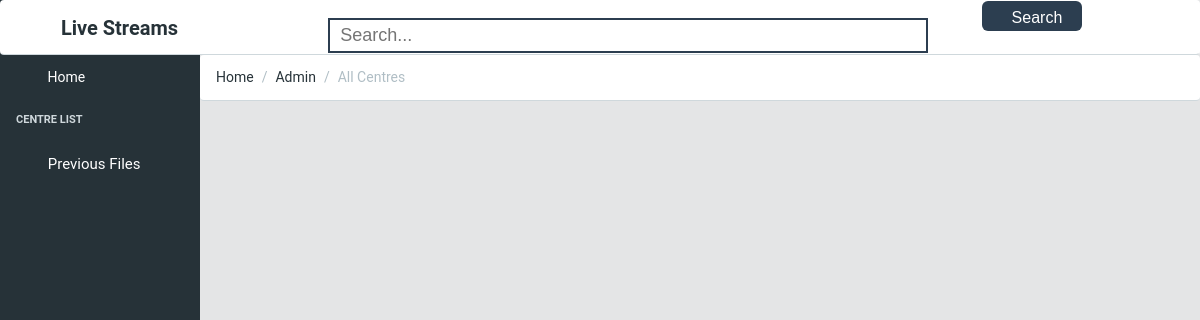
Page /viewHome.php on the earlier database version.
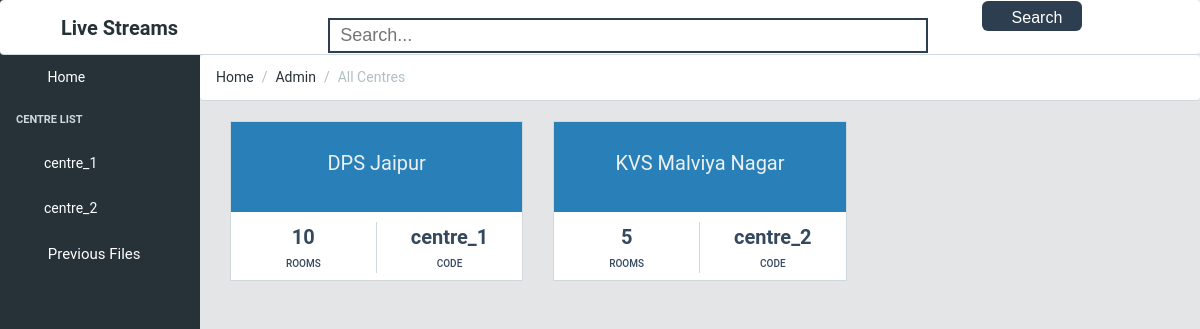
Same page on the later database version.
### tables this page shows
CREATE TABLE `centres` (
  `username` varchar(255) NOT NULL,
  `password` varchar(255) NOT NULL,
  `name` varchar(255) NOT NULL,
  `phone` bigint(20) NOT NULL,
  `rooms` int(11) NOT NULL,
  `address` text NOT NULL
);

### viewHome.php (the view, shortened to what the changed rows need)
<?php
	include('connection.php');
	$viewn = $_GET['viewer'];
	$choice = "All Centres";
	echo '<!DOCTYPE html>
	<html lang="en"><head><meta http-equiv="Content-Type" content="text/html; charset=UTF-8">
        <link href="./helper/font-awesome.min.css" rel="stylesheet">
        <link href="./helper/simple-line-icons.css" rel="stylesheet">
		<link rel="stylesheet" href="helper/bootstrap.min.css">
        <link href="./helper/style.css" rel="stylesheet">
		<link href="styles.css" rel="stylesheet">
    </head>
    <body class="navbar-fixed sidebar-nav fixed-nav  pace-done"><div class="pace  pace-inactive"><div class="pace-progress" data-progress-text="100%" data-progress="99" style="transform: translate3d(100%, 0px, 0px);">
</div>
<div class="pace-activity"></div></div>
        <header class="navbar">
            <div class="container-fluid">
				<h style="font-size:20px;float:left;margin-left:5%"><b>Live Streams</b></h>';
				?>
				<form  autocomplete="off" style="float:left" id="contact-form" method="post" >
				<?php
                echo '
				<script>
					function search(){
						var title=$("#title").val();
						if(title=="")
						$("#result").html("");
						if(title!=""&&title.length>=1){
							$.ajax({
								type:"post",
								url:"search1.php",
								data:"title= "+title.trim(" ")+" '.$viewn.'",
								success:function(datav){
									$("#result").html(datav);
								 }
								});
							}
					}
				</script>
				</form>
				<ul class="nav navbar-nav pull-right hidden-md-down" style="margin-right:20px">
                    <li class="nav-item dropdown">
                        <a href="viewerLog.php">
                            <span class="hidden-md-down">'.$viewn.'</span>
                        </a>
                    </li>
                </ul>
            </div>
        </header>
		<div class="sidebar">
            <nav class="sidebar-nav open" style="height: 558px;">
                <ul class="nav">
					<li class="nav-item">
                        <a class="nav-link" href=""><i class="icon-speedometer"></i> Home </a>
                    </li>
                    <li class="nav-title">
                        Centre List
                    </li>';
					$result = mysqli_query($conn,"SELECT * FROM centres");
					while($run = mysqli_fetch_assoc($result)){
						$row = mysqli_query($conn,"SELECT min(id) as streamnum FROM streams where name = 'Room_1' AND centre = '".$run['username']."'");
						$num = mysqli_fetch_assoc($row);
                    echo '<li class="nav-item nav-dropdown">
                        <a class="nav-link" href="mainStream.php?stream='.$num['streamnum'].'&viewer='.$viewn.'"><i class="icon-puzzle"></i>'.$run['username'].'</a>
                    </li>
					';}
					echo '
					<li class="nav-item">
                        <a class="nav-link" href="previous.php?viewer='.$viewn.'" style="font-size:15px"><i class="icon-speedometer"></i> Previous Files </a>
                    </li>
                </ul>
            </nav>
        </div>
        <main class="main">
            <ol class="breadcrumb">
                <li class="breadcrumb-item">Home</li>
                <li class="breadcrumb-item">Admin</a></li>
                <li class="breadcrumb-item active">'.$choice.'</li>
            </ol>
            <div class="container-fluid">
                <div class="animated fadeIn">
                    <div class="row">';
						$result = mysqli_query($conn,"SELECT * FROM centres");
						while($run = mysqli_fetch_assoc($result)){
						$row = mysqli_query($conn,"SELECT min(id) as streamnum FROM streams where name = 'Room_1' AND centre = '".$run['username']."'");
						$num = mysqli_fetch_assoc($row);
						echo '
						<a href="mainStream.php?stream='.$num['streamnum'].'&viewer='.$viewn.'">
						<div class="col-sm-6 col-lg-4">
							<div class="social-box">
                                <div style="min-height:90px;padding-top:9%;background:#2980b9;color:#ecf0f1;font-size:20px">
									'.$run['name'].'
								</div>
                                <ul style="background:white; color:#34495e">
                                    <li>
                                        <strong>'.$run['rooms'].'</strong>
                                        <span style="color:#34495e">Rooms</span>
                                    </li>
                                    <li>
                                        <strong>'.$run['username'].'</strong>
                                        <span style="color:#34495e">Code</span>
                                    </li>
                                </ul>
                            </div>
						</div>
						</a>';}
					echo '
                    </div>
                </div>
            </div>
        </main>
        <script src="./Table_files/jquery.min.js.download"></script>
        <script src="./Table_files/tether.min.js.download"></script>
        <script src="./Table_files/bootstrap.min.js.download"></script>
        <script src="./Table_files/pace.min.js.download"></script>
        <script src="./Table_files/Chart.min.js.download"></script>
        <script src="./Table_files/app.js.download"></script>
</body></html>';?>

Differences in the rows shown:
added centres: username "centre_1", name "DPS Jaipur", rooms "10"
added centres: username "centre_2", name "KVS Malviya Nagar", rooms "5"
